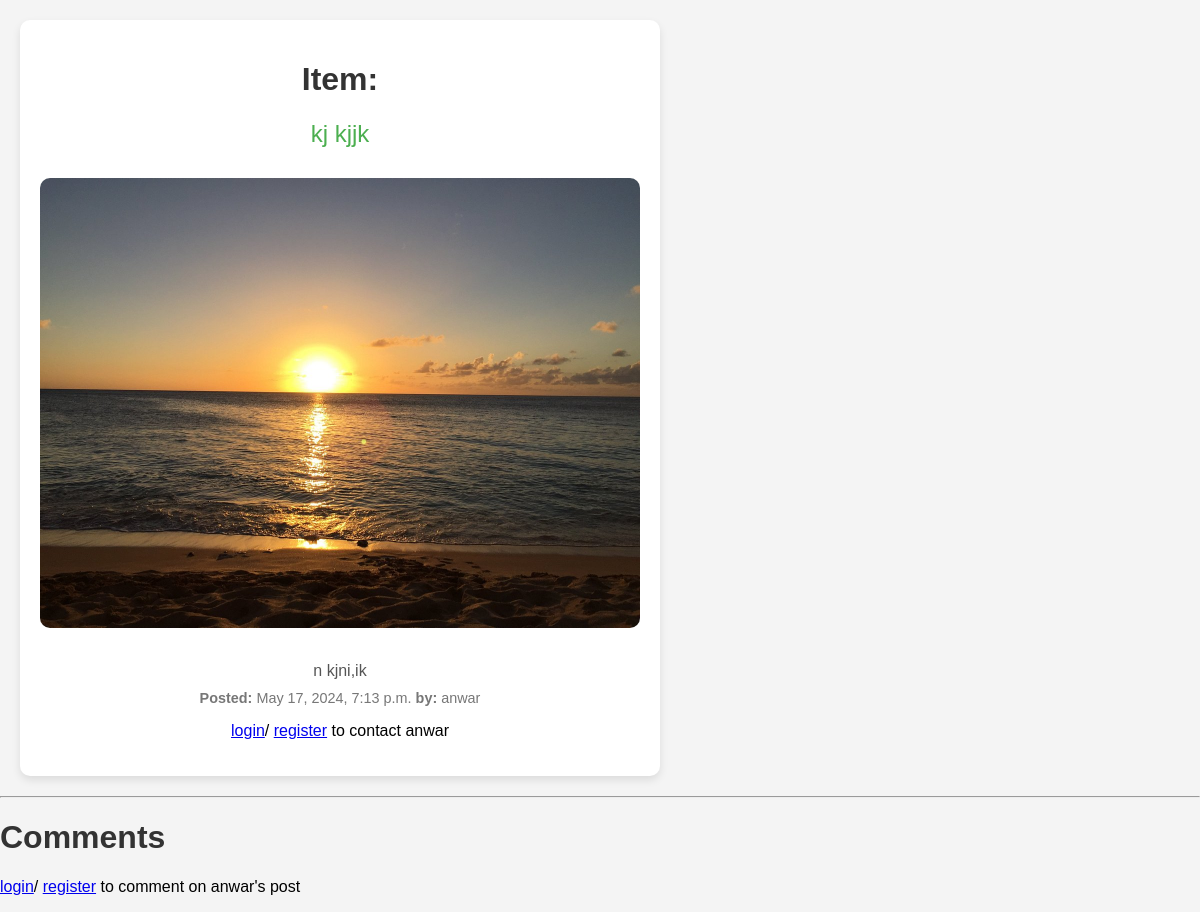
Before: /item/13/ with the older database file.
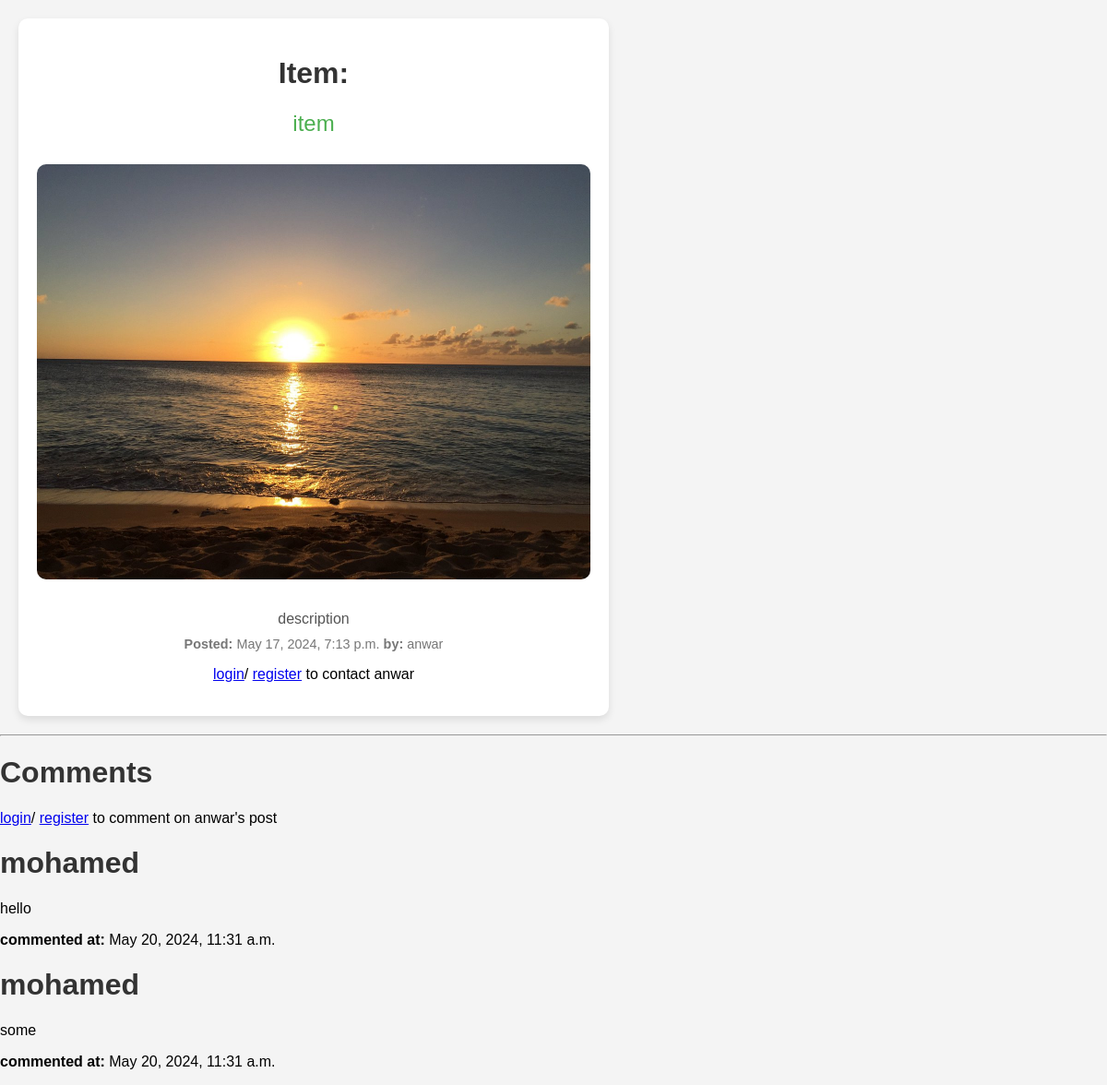
After: the same page with the newer database file.
### api/models.py (models this page shows, shortened)
class TanmirtPost(models.Model):
    LOST="lost"
    FOUND="found"
    image=models.ImageField(upload_to="images",null=True, blank=True)
    title=models.CharField(max_length=200)
    date=models.DateTimeField(auto_now_add=True)
    user=models.ForeignKey(User,on_delete=models.CASCADE)
    description=models.TextField()
    lost_or_found=models.CharField(max_length=20,choices=[
        (LOST,"lost"),
        (FOUND,"found")
    ],default=LOST)
    latitude = models.DecimalField(max_digits=9, decimal_places=6, null=True, blank=True)
    longitude = models.DecimalField(max_digits=9, decimal_places=6, null=True, blank=True)

class Comment(models.Model):
    body=models.TextField()
    writer=models.ForeignKey(User,on_delete=models.CASCADE,related_name='writer')
    date=models.DateTimeField(auto_now_add=True)
    post=models.ForeignKey(TanmirtPost,on_delete=models.CASCADE,related_name='post')

### api/views.py (the view)
# urls.py: path('item/<str:pk>/',showitem,name='item'),
def showitem(request,pk):
    item=TanmirtPost.objects.get(pk=pk)
    comments=Comment.objects.filter(post=item)
    if request.method=='POST':
        form=CommentForm(request.POST)
        if form.is_valid():
            instance=form.save(commit=False)
            instance.post=item
            instance.writer=request.user
            instance.save()
            return redirect('item',pk)
    else:
        form=CommentForm()
    context={'item':item,'comments':comments, 'form':form}
    return render(request,'item.html',context)

### templates/item.html (shortened to what this page needs)
<!DOCTYPE html>
<html lang="en">
<head>
    {% load static %}
    <link rel="stylesheet" href="{% static 'css/item.css'%}">
    <link rel="stylesheet" href="{% static 'css/styles.css'%}">
</head>
<body>
    <div class="container">
        <h1>Item:</h1>
        <p class="item-title">{{item.title}}</p>
        {% if item.image%}
        <img src="{{item.image.url}}" alt="Item image" class="item-image">
        {% endif %}
        <p class="item-description">{{item.description}}</p>
        <p class="item-details"><strong>Posted:</strong> {{item.date}} <strong>by:</strong> {{item.user.username}}</p>
        {% if user.is_authenticated%}
        {% if user.id != item.user.id %}
        <button class="contact-button">
            <a href="{% url 'message' item.user.id%}">
                Contact {{item.user.username}}
            </a>
        </button>
        {% else %}
        <button class="delete-button" onclick="openModal()">Delete</button>
        {% endif %}
        {% else %}
            <p > <a href="{% url 'login'%}">login</a>/ <a href="{% url 'register'%}">register</a>  to contact {{item.user.username}}</p>
        {% endif%}
    </div>
    <div>
        <hr/>
        <h1>Comments</h1>
        {% if user.is_authenticated%}
        <form  method="post">
            {% csrf_token %}
            {{form.as_p}}
            <button type="submit"> comment </button>
        </form>
        {% else %}
        <p > <a href="{% url 'login'%}">login</a>/ <a href="{% url 'register'%}">register</a>  to comment on  {{item.user.username}}'s post</p>
        {% endif%}
        {%for comment in comments%}
        <h1>{{comment.writer.username}}</h1>
        <p>{{comment.body}}</p>
        <p><strong>commented at:</strong> {{comment.date}}</p>
        {%endfor%}
    </div>
</body>
</html>

### static/css/styles.css (style rules this page uses)
body { font-family: Arial, sans-serif; margin: 0; padding: 0; background-color: #f4f4f4; }
.container { background-color: #fff; padding: 20px; border-radius: 10px; box-shadow: 0 4px 8px rgba(0, 0, 0, 0.1); max-width: 600px; width: 100%; margin: 20px; text-align: center; word-wrap: break-word; overflow-wrap: break-word; white-space: normal; }
h1 { font-size: 2em; color: #333; }
.item-title { font-size: 1.5em; color: #4CAF50; margin: 10px 0; }
.item-image { max-width: 100%; height: auto; border-radius: 10px; margin: 20px 0; }
.item-description { font-size: 1em; color: #555; margin: 10px 0; }
.item-details { font-size: 0.9em; color: #777; margin: 10px 0; }

Changed rows visible on the page:
changed TanmirtPost "anwar": title "kj kjjk" → "item"; description "n kjni,ik" → "description"
added Comment: writer.username "mohamed", body "hello", date "May 20, 2024, 11:31 a.m."
added Comment: writer.username "mohamed", body "some", date "May 20, 2024, 11:31 a.m."
